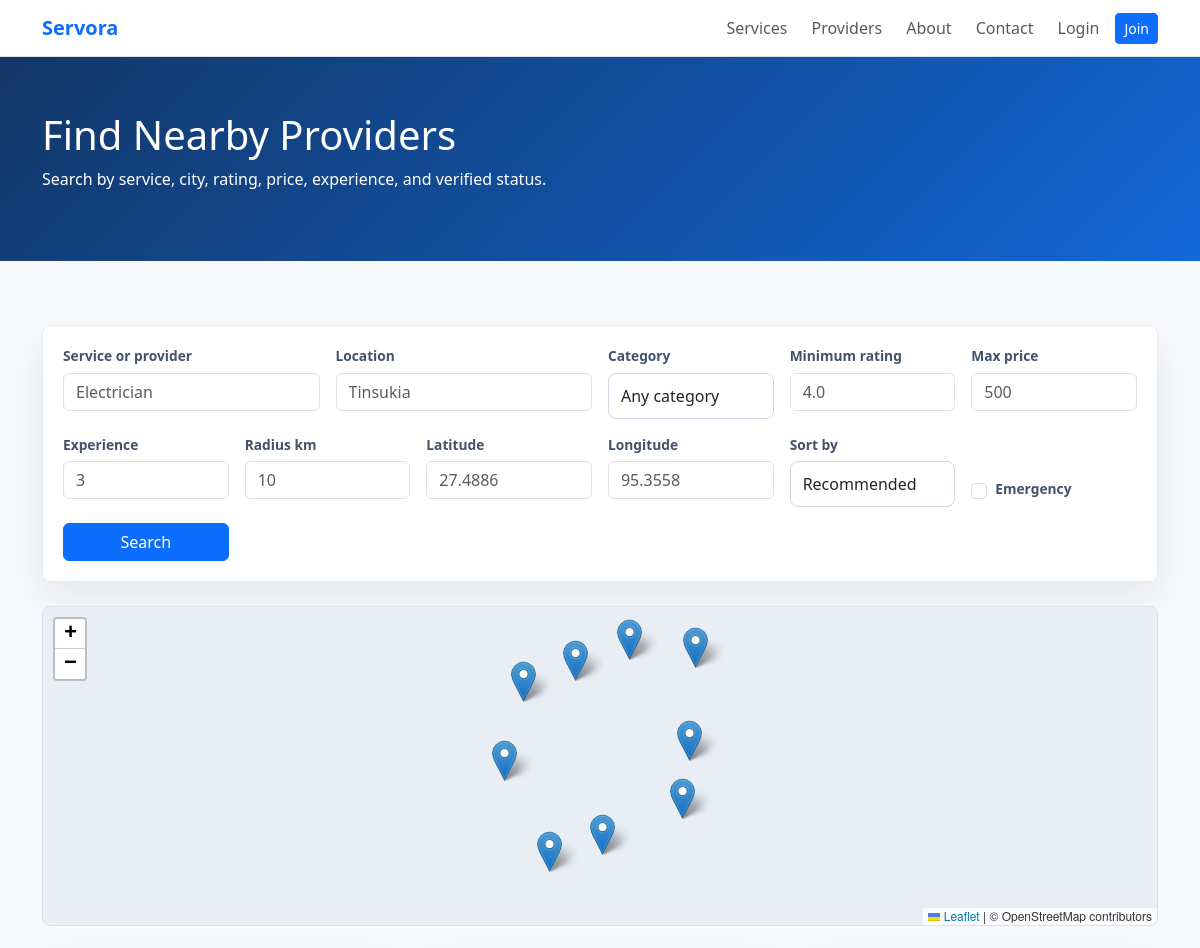
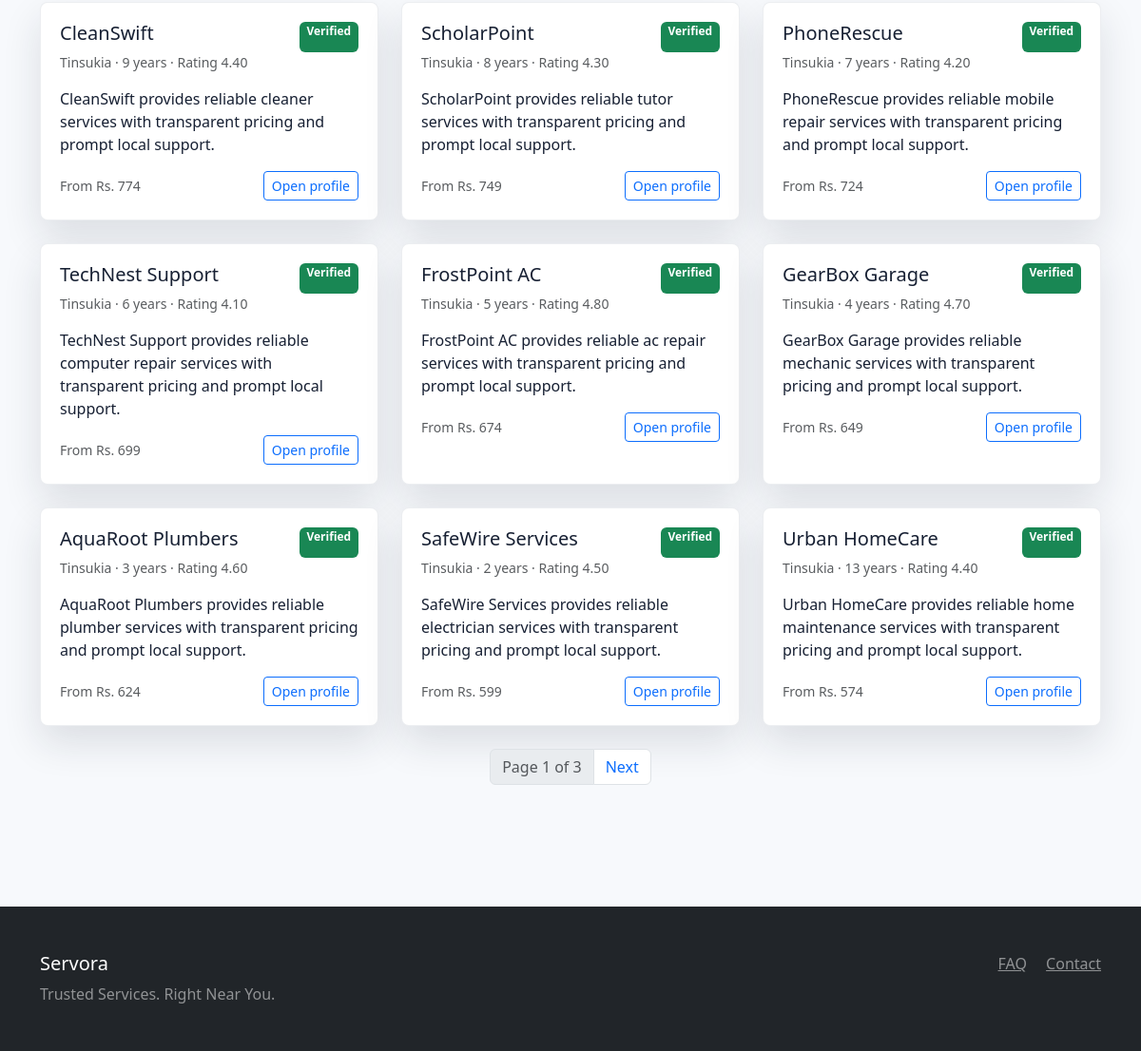
Page /providers/ on the committed database (2 pictures, top to bottom).
### providers/models.py (models this page shows, shortened)
class ProviderProfile(models.Model):
    PENDING = 'pending'
    APPROVED = 'approved'
    REJECTED = 'rejected'
    VERIFICATION_CHOICES = (
        (PENDING, 'Pending'),
        (APPROVED, 'Approved'),
        (REJECTED, 'Rejected'),
    )
    user = models.OneToOneField(settings.AUTH_USER_MODEL, on_delete=models.CASCADE, related_name='provider_profile')
    business_name = models.CharField(max_length=160)
    bio = models.TextField(blank=True)
    experience_years = models.PositiveIntegerField(default=0)
    service_area = models.CharField(max_length=160, db_index=True)
    base_location = models.CharField(max_length=160, db_index=True)
    latitude = models.DecimalField(max_digits=9, decimal_places=6, null=True, blank=True)
    longitude = models.DecimalField(max_digits=9, decimal_places=6, null=True, blank=True)
    profile_photo = models.ImageField(upload_to='providers/photos/', blank=True)
    verification_status = models.CharField(max_length=20, choices=VERIFICATION_CHOICES, default=PENDING, db_index=True)
    emergency_available = models.BooleanField(default=False, db_index=True)
    response_rate = models.PositiveIntegerField(default=80, validators=[MaxValueValidator(100)])
    cancellation_rate = models.PositiveIntegerField(default=5, validators=[MaxValueValidator(100)])
    completed_jobs = models.PositiveIntegerField(default=0)
    average_rating = models.DecimalField(max_digits=3, decimal_places=2, default=0)
    trust_score = models.PositiveIntegerField(default=50, validators=[MinValueValidator(0), MaxValueValidator(100)])
    created_at = models.DateTimeField(auto_now_add=True)
    class Meta:
        ordering = ['-trust_score', '-average_rating']
        indexes = [
            models.Index(fields=['verification_status', 'base_location']),
            models.Index(fields=['emergency_available', 'trust_score']),
        ]
    def get_public_url(self):
        return reverse('providers:profile', kwargs={'pk': self.pk})

### providers/views.py (the view, shortened to what this page needs)
# urls.py: path('', views.provider_search, name='search'),
def provider_search(request):
    query = request.GET.get('q', '').strip()
    location = request.GET.get('location', '').strip()
    category_id = request.GET.get('category', '').strip()
    min_rating = request.GET.get('min_rating', '').strip()
    max_price = request.GET.get('max_price', '').strip()
    min_experience = request.GET.get('min_experience', '').strip()
    radius = request.GET.get('radius', '').strip()
    user_lat = request.GET.get('lat', '').strip()
    user_lng = request.GET.get('lng', '').strip()
    emergency = request.GET.get('emergency') == 'on'
    providers = ProviderProfile.objects.filter(
        verification_status=ProviderProfile.APPROVED
    ).select_related('user').prefetch_related('services__category').annotate(lowest_price=Min('services__starting_price'))
    if query:
        providers = providers.filter(
            Q(services__category__name__icontains=query)
            | Q(services__title__icontains=query)
            | Q(business_name__icontains=query)
        )
    if location:
        providers = providers.filter(Q(base_location__icontains=location) | Q(service_area__icontains=location))
    if category_id:
        providers = providers.filter(services__category_id=category_id)
    if min_rating:
        providers = providers.filter(average_rating__gte=min_rating)
    if max_price:
        providers = providers.filter(services__starting_price__lte=max_price)
    if min_experience:
        providers = providers.filter(experience_years__gte=min_experience)
    if emergency:
        providers = providers.filter(emergency_available=True)
    sort = request.GET.get('sort', 'recommended')
    if sort == 'highest_rated':
        providers = providers.order_by('-average_rating', '-trust_score')
    elif sort == 'lowest_price':
        providers = providers.order_by('lowest_price')
    elif sort == 'most_experienced':
        providers = providers.order_by('-experience_years')
    else:
        providers = providers.order_by('-trust_score', '-average_rating')
    provider_list = list(providers.distinct())
    user_coordinates = _parse_coordinates(user_lat, user_lng)
    radius_km = _parse_float(radius)
    paginator = Paginator(provider_list, 9)
    page_obj = paginator.get_page(request.GET.get('page'))
    query_params = request.GET.copy()
    query_params.pop('page', None)
    map_markers = [
        {
            'name': provider.business_name,
            'lat': float(provider.latitude),
            'lng': float(provider.longitude),
            'rating': float(provider.average_rating),
            'trust_score': provider.trust_score,
            'url': request.build_absolute_uri(provider.get_public_url()),
        }
        for provider in page_obj
        if provider.latitude is not None and provider.longitude is not None
    ]
    return render(request, 'public/provider_search.html', {
        'providers': page_obj,
        'page_obj': page_obj,
        'categories': ServiceCategory.objects.filter(is_active=True),
        'map_markers': map_markers,
        'query_params': query_params.urlencode(),
        'query': query,
        'location': location,
        'sort': sort,
        'filters': {
            'category': category_id,
            'min_rating': min_rating,
            'max_price': max_price,
            'min_experience': min_experience,
            'radius': radius,
            'lat': user_lat,
            'lng': user_lng,
            'emergency': emergency,
        },
    })

### notifications/context_processors.py (called while the page is built)
def unread_notifications(request):
    if not request.user.is_authenticated:
        return {'unread_notifications_count': 0}
    return {
        'unread_notifications_count': request.user.notifications.filter(is_read=False).count()
    }

### providers/views.py (called while the page is built)
def _parse_float(value):
    try:
        return float(value)
    except (TypeError, ValueError):
        return None

def _parse_coordinates(latitude, longitude):
    parsed_lat = _parse_float(latitude)
    parsed_lng = _parse_float(longitude)
    if parsed_lat is None or parsed_lng is None:
        return None
    return parsed_lat, parsed_lng

### templates/public/provider_search.html (shortened to what this page needs)
{% extends 'base.html' %}
{% block content %}
<section class="page-header"><div class="container"><h1>Find Nearby Providers</h1><p>Search by service, city, rating, price, experience, and verified status.</p></div></section>
<section class="section-band">
  <div class="container">
    <form class="filter-panel mb-4">
      <div class="row g-3">
        <div class="col-lg-3"><label>Service or provider</label><input class="form-control" name="q" value="{{ query }}" placeholder="Electrician"></div>
        <div class="col-lg-3"><label>Location</label><input class="form-control" name="location" value="{{ location }}" placeholder="Tinsukia"></div>
        <div class="col-lg-2">
          <label>Category</label>
          <select class="form-select" name="category">
            <option value="">Any category</option>
          </select>
        </div>
        <div class="col-lg-2"><label>Minimum rating</label><input class="form-control" type="number" step="0.1" min="0" max="5" name="min_rating" value="{{ filters.min_rating }}" placeholder="4.0"></div>
        <div class="col-lg-2"><label>Max price</label><input class="form-control" type="number" min="0" name="max_price" value="{{ filters.max_price }}" placeholder="500"></div>
        <div class="col-lg-2"><label>Experience</label><input class="form-control" type="number" min="0" name="min_experience" value="{{ filters.min_experience }}" placeholder="3"></div>
        <div class="col-lg-2"><label>Radius km</label><input class="form-control" type="number" min="1" name="radius" value="{{ filters.radius }}" placeholder="10"></div>
        <div class="col-lg-2"><label>Latitude</label><input class="form-control" type="number" step="0.000001" name="lat" value="{{ filters.lat }}" placeholder="27.4886"></div>
        <div class="col-lg-2"><label>Longitude</label><input class="form-control" type="number" step="0.000001" name="lng" value="{{ filters.lng }}" placeholder="95.3558"></div>
        <div class="col-lg-2">
          <label>Sort by</label>
          <select class="form-select" name="sort">
            <option value="recommended">Recommended</option>
          </select>
        </div>
        <div class="col-lg-2 d-flex align-items-end">
          <div class="form-check">
            <input class="form-check-input" type="checkbox" name="emergency" id="emergencyFilter" {% if filters.emergency %}checked{% endif %}>
            <label class="form-check-label" for="emergencyFilter">Emergency</label>
          </div>
        </div>
        <div class="col-lg-2 d-grid align-items-end"><button class="btn btn-primary">Search</button></div>
      </div>
    </form>
    <div id="provider-map" class="map-panel mb-4"></div>
    <div class="row g-4">
      {% for provider in providers %}
        <div class="col-md-6 col-lg-4">
          <div class="provider-card">
            <div class="d-flex justify-content-between gap-2">
              <h5>{{ provider.business_name }}</h5>
              <span class="badge text-bg-success">Verified</span>
            </div>
            <p class="text-muted small">
              {{ provider.base_location }} · {{ provider.experience_years }} years · Rating {{ provider.average_rating }}
            </p>
            <p>{{ provider.bio|truncatechars:120 }}</p>
            <div class="d-flex justify-content-between align-items-center">
              <span class="small text-muted">From Rs. {{ provider.lowest_price|default:"-" }}</span>
              <a href="{% url 'providers:profile' provider.pk %}" class="btn btn-outline-primary btn-sm">Open profile</a>
            </div>
          </div>
        </div>
      {% empty %}
        <div class="empty-state">No providers match your filters yet.</div>
      {% endfor %}
    </div>
    {% if page_obj.paginator.num_pages > 1 %}
      <nav class="mt-4">
        <ul class="pagination justify-content-center">
          <li class="page-item disabled"><span class="page-link">Page {{ page_obj.number }} of {{ page_obj.paginator.num_pages }}</span></li>
          {% if page_obj.has_next %}
            <li class="page-item"><a class="page-link" href="?{{ query_params }}&page={{ page_obj.next_page_number }}">Next</a></li>
          {% endif %}
        </ul>
      </nav>
    {% endif %}
  </div>
</section>
{% endblock %}

### static/css/style.css (style rules this page uses)
:root { --servora-primary: #1267d8; --servora-ink: #172033; --servora-accent: #ffc247; }
body { color: var(--servora-ink); background: #f7f9fc; }
.search-panel, .hero-card, .provider-card, .auth-card { background: #fff; border: 1px solid rgba(20, 43, 79, .08); border-radius: 8px; box-shadow: 0 18px 40px rgba(23, 32, 51, .12); }
.section-band { padding: 64px 0; }
.provider-card { height: 100%; padding: 20px; }
.page-header { padding: 54px 0; color: #fff; background: linear-gradient(135deg, #123767, #1267d8); }
.map-panel { height: 320px; border-radius: 8px; border: 1px solid #d8e1ed; background: #e9eef5; }
.profile-shell input, .profile-shell textarea, .profile-shell select, .filter-panel select { width: 100%; border: 1px solid #cdd7e3; border-radius: 8px; padding: 10px 12px; background: #fff; }
.filter-panel { padding: 20px; background: #fff; border: 1px solid #e7edf5; border-radius: 8px; box-shadow: 0 18px 40px rgba(23, 32, 51, .08); }
.filter-panel label { display: block; margin-bottom: 6px; font-size: .86rem; font-weight: 700; color: #42526b; }

### rows in the picture
ProviderProfile: business_name "CleanSwift", base_location "Tinsukia", experience_years "9", average_rating "4.40", bio "CleanSwift provides reliable cleaner services with transparent pricing and prompt local support.", lowest_price "774"
ProviderProfile: business_name "ScholarPoint", base_location "Tinsukia", experience_years "8", average_rating "4.30", bio "ScholarPoint provides reliable tutor services with transparent pricing and prompt local support.", lowest_price "749"
ProviderProfile: business_name "PhoneRescue", base_location "Tinsukia", experience_years "7", average_rating "4.20", bio "PhoneRescue provides reliable mobile repair services with transparent pricing and prompt local support.", lowest_price "724"
ProviderProfile: business_name "TechNest Support", base_location "Tinsukia", experience_years "6", average_rating "4.10", bio "TechNest Support provides reliable computer repair services with transparent pricing and prompt local support.", lowest_price "699"
ProviderProfile: business_name "FrostPoint AC", base_location "Tinsukia", experience_years "5", average_rating "4.80", bio "FrostPoint AC provides reliable ac repair services with transparent pricing and prompt local support.", lowest_price "674"
ProviderProfile: business_name "GearBox Garage", base_location "Tinsukia", experience_years "4", average_rating "4.70", bio "GearBox Garage provides reliable mechanic services with transparent pricing and prompt local support.", lowest_price "649"
ProviderProfile: business_name "AquaRoot Plumbers", base_location "Tinsukia", experience_years "3", average_rating "4.60", bio "AquaRoot Plumbers provides reliable plumber services with transparent pricing and prompt local support.", lowest_price "624"
ProviderProfile: business_name "SafeWire Services", base_location "Tinsukia", experience_years "2", average_rating "4.50", bio "SafeWire Services provides reliable electrician services with transparent pricing and prompt local support.", lowest_price "599"
ProviderProfile: business_name "Urban HomeCare", base_location "Tinsukia", experience_years "13", average_rating "4.40", bio "Urban HomeCare provides reliable home maintenance services with transparent pricing and prompt local support.", lowest_price "574"

### other values in the picture
{{ page_obj.number }} "1"
{{ page_obj.paginator.num_pages }} "3"
